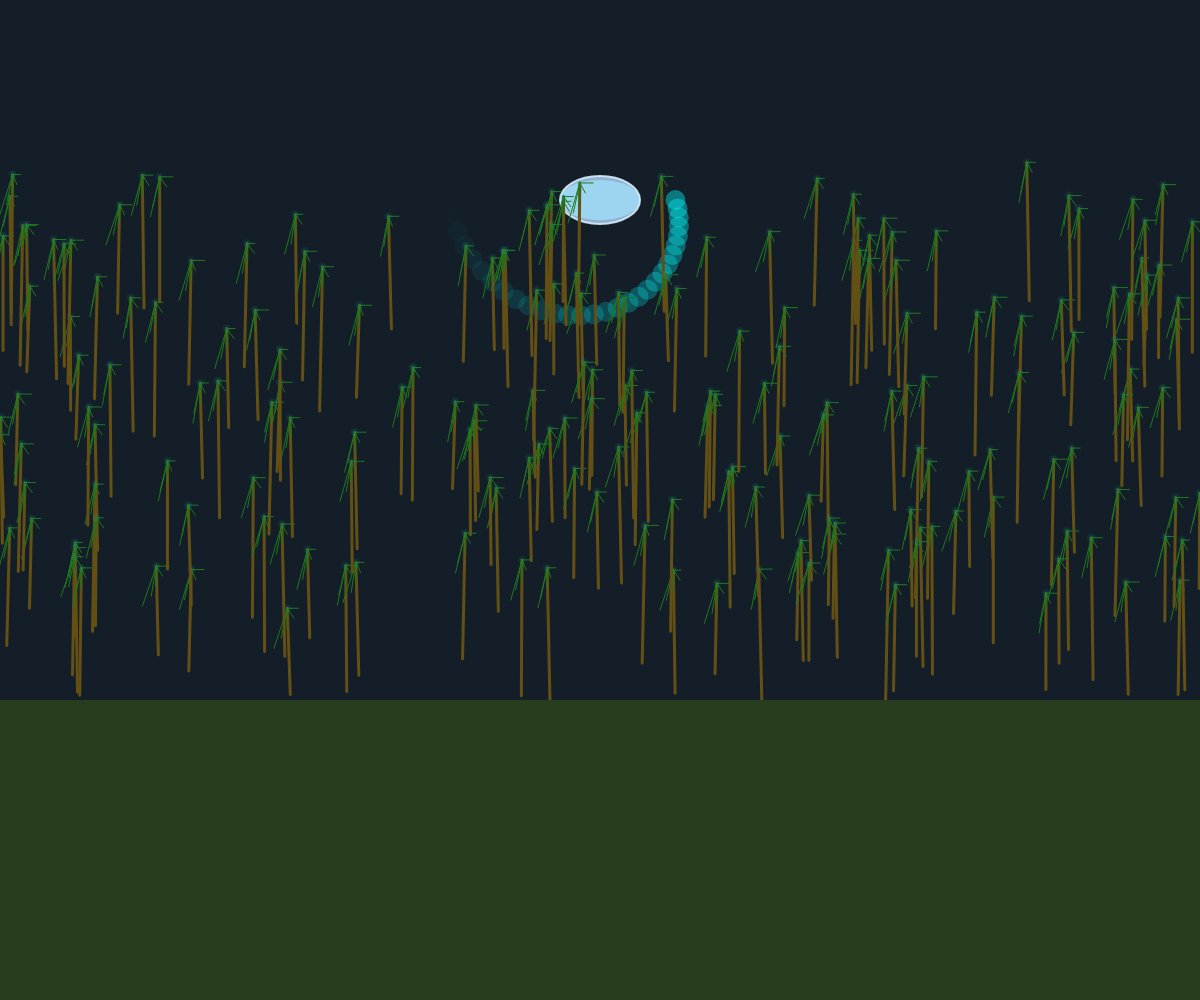
Frame 1 (no input)
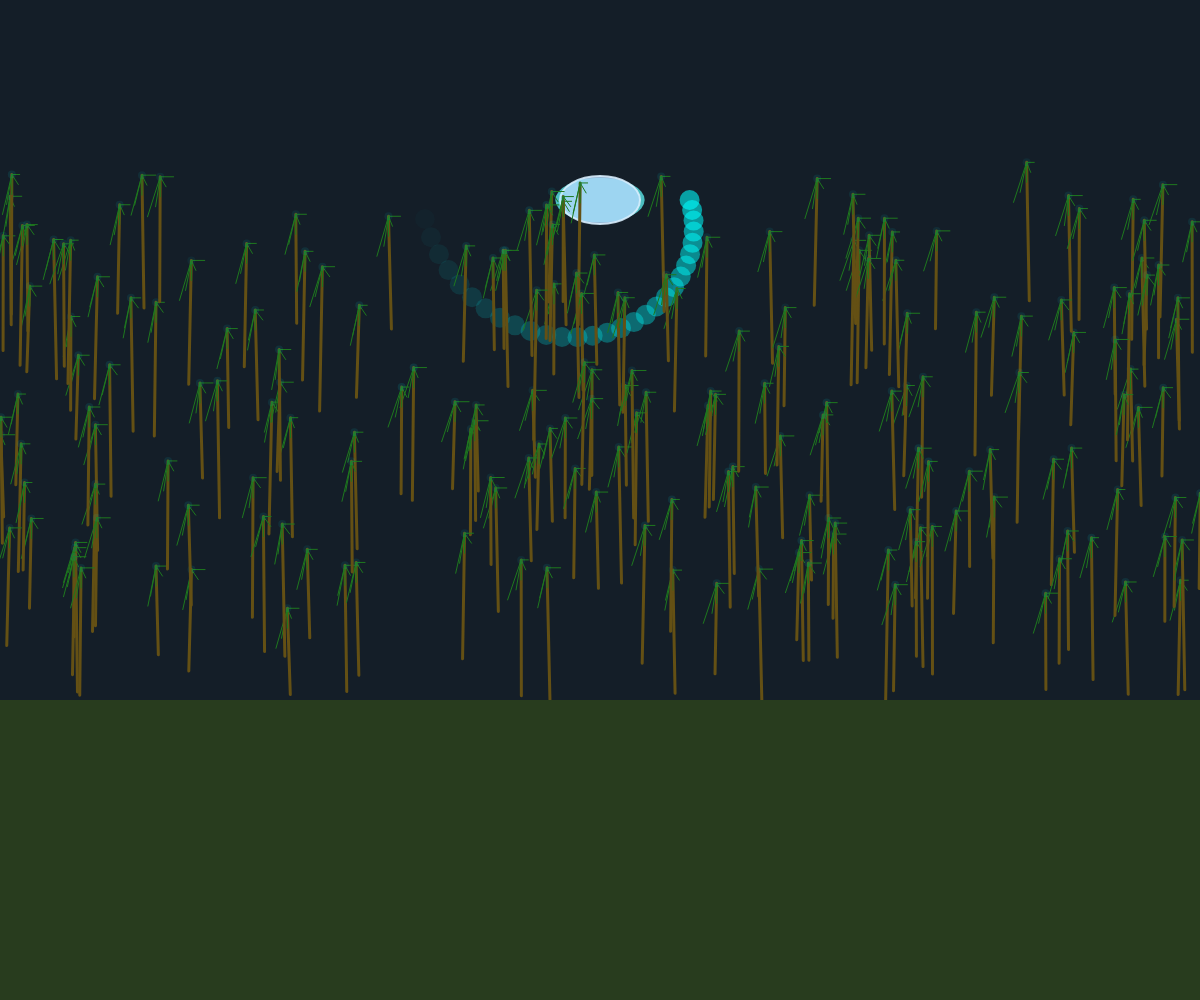
Frame 60 (no input)
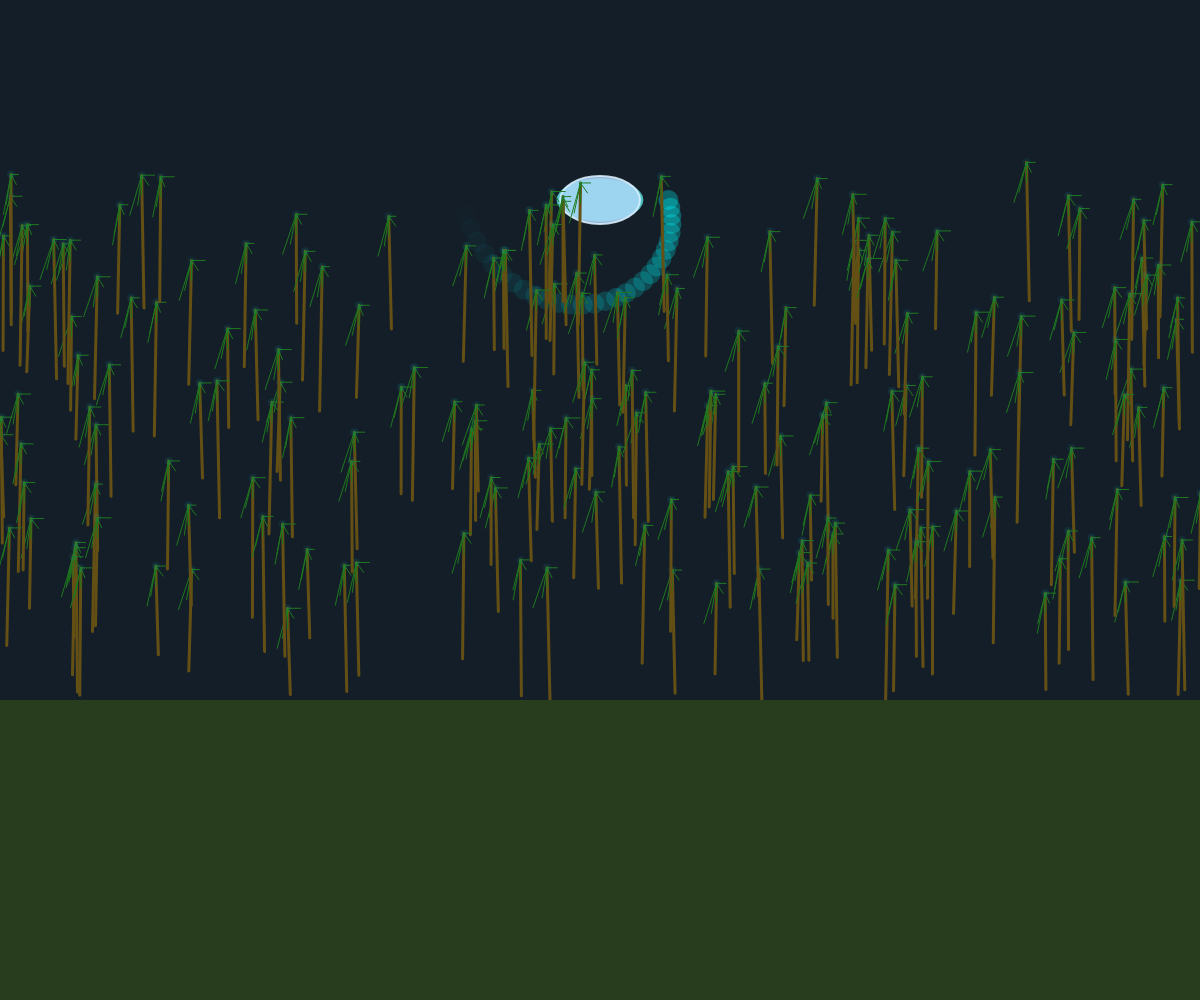
Frame 120 (the mouse pressed at the canvas centre since frame 60)

The p5.js sketch that drew these frames (run headless with seeded random() and noise() and a simulated clock; from frame 60 on, the mouse is pressed at the canvas centre):

// p5.js sketch
// ── sketch.js
let stalks = [];
let ufo;
let beam;

function setup() {
  createCanvas(windowWidth, windowHeight);
  // Create corn stalks
  for (let i = 0; i < 200; i++) {
    stalks.push({
      x: random(width),
      y: random(height * 0.3, height * 0.7),
      height: random(80, 150),
      angle: random(TWO_PI),
      speed: random(0.001, 0.005)
    });
  }
  // UFO setup
  ufo = {
    x: width / 2,
    y: height * 0.2,
    radius: 40,
    pulse: 0,
    pulseSpeed: 0.02
  };
  // Beam setup
  beam = {
    radius: 150,
    intensity: 0,
    intensitySpeed: 0.03
  };
}

function draw() {
  background(20, 30, 40);
  
  // Update and draw UFO
  ufo.pulse += ufo.pulseSpeed;
  let pulseSize = sin(ufo.pulse) * 5 + 40;
  fill(100, 255, 255, 180);
  noStroke();
  ellipse(ufo.x, ufo.y, pulseSize * 2, pulseSize);
  
  // Draw UFO disc
  fill(180, 220, 255, 200);
  stroke(220, 240, 255, 220);
  strokeWeight(2);
  ellipse(ufo.x, ufo.y, ufo.radius * 2, ufo.radius * 1.2);
  
  // Update and draw beam
  beam.intensity += beam.intensitySpeed;
  let beamAlpha = map(sin(beam.intensity), -1, 1, 50, 150);
  let beamRadius = map(sin(beam.intensity), -1, 1, 120, 180);
  
  // Draw beam
  noStroke();
  for (let i = 0; i < 30; i++) {
    let a = map(i, 0, 29, 0, PI);
    let r = map(a, 0, PI, beamRadius * 0.5, beamRadius);
    let x = ufo.x + cos(a) * r;
    let y = ufo.y + sin(a) * r;
    
    fill(0, 255, 255, beamAlpha * (1 - a / PI));
    ellipse(x, y, 20, 20);
  }
  
  // Draw ground illumination
  for (let i = 0; i < 300; i++) {
    let x = random(width);
    let y = height;
    let r = random(5, 15);
    let a = map(noise(x * 0.01, y * 0.01), 0, 1, 0, 255);
    fill(0, 255, 255, a * 0.3);
    noStroke();
    ellipse(x, y, r, r);
  }
  
  // Draw corn stalks
  for (let stalk of stalks) {
    stalk.angle += stalk.speed;
    let sway = sin(stalk.angle) * 3;
    
    // Draw stalk base
    stroke(100, 80, 20);
    strokeWeight(3);
    line(stalk.x, stalk.y, stalk.x + sway, stalk.y - stalk.height);
    
    // Draw leaves
    stroke(30, 120, 30);
    strokeWeight(1);
    for (let i = 0; i < 5; i++) {
      let leafAngle = PI / 4 + i * PI / 8;
      let leafLength = random(10, 20);
      let leafX = stalk.x + sway + cos(leafAngle) * leafLength;
      let leafY = stalk.y - stalk.height + i * 10;
      line(stalk.x + sway, stalk.y - stalk.height, leafX, leafY);
    }
    
    // Draw light glow on stalks
    let glowIntensity = map(noise(stalk.x * 0.01, stalk.y * 0.01), 0, 1, 50, 150);
    fill(0, 255, 255, glowIntensity * 0.2);
    noStroke();
    ellipse(stalk.x + sway, stalk.y - stalk.height, 8, 8);
  }
  
  // Draw ground
  noStroke();
  fill(40, 60, 30);
  rect(0, height * 0.7, width, height * 0.3);
}
